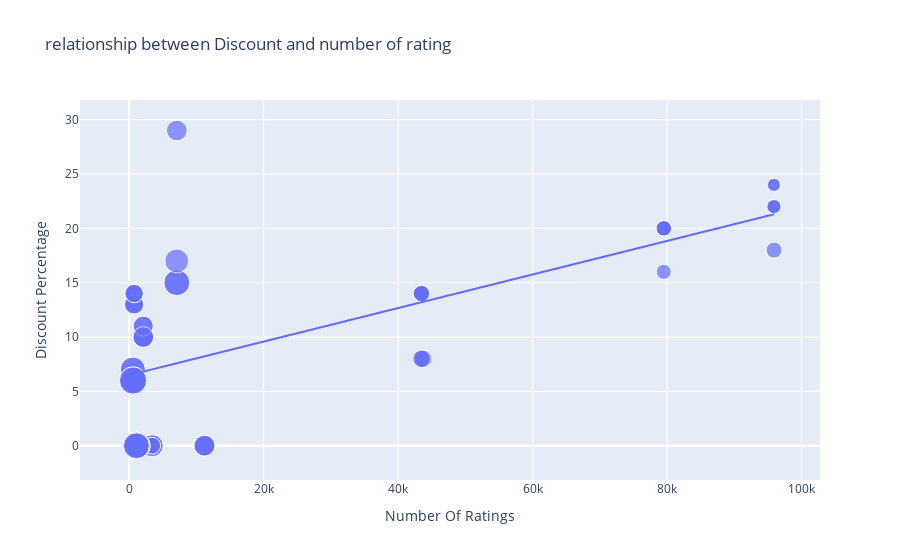

The notebook cell saved with this chart:
### Markdown cell above
# what is the relationship between the discount percentage and the number of ratings of iphones on Flipkart

### Code cell
figure = px.scatter(data_frame = data,x = "Number Of Ratings",y = "Discount Percentage", size = "Sale Price",trendline = "ols",
                    title = " relationship between Discount and number of rating")
figure.show()

### Figure 1 — Plotly figure (JSON) as saved in the notebook; plotly's stock layout.template omitted (floating-point values rounded to 4 significant figures)
{"data": [{"hovertemplate": "Number Of Ratings=%{x}<br>Discount Percentage=%{y}<br>Sale Price=%{marker.size}<extra></extra>", "legendgroup": "", "marker": {"color": "#636efa", "size": [49900, 84900, 84900, 77000, 77000, 49900, 49900, 77000, 89900, 41999, 39999, 41999, 41999, 41999, 131900, 117100, 131900, 117100, 74999, 117900, 117100, 117900, 99900, 44999, 140900, 130900, 64900, 120900, 59900, 75900, 110900, 130900, 120900, 64900, 64900, 75900, 75900, 120900, 59900, 120900, 75900, 140900, 70900, 70900, 75900, 59900, 110900, 120900, 130900, 130900, 54999, 54999, 29999, 34999, 34999, 34999, 54999, 29999, 46999, 46999, 46999, 46999], "sizemode": "area", "sizeref": 352.2, "symbol": "circle"}, "mode": "markers", "name": "", "orientation": "v", "showlegend": false, "type": "scatter", "x": [3431, 3431, 3431, 11202, 11202, 3431, 3431, 11202, 1454, 79512, 79512, 79582, 79512, 79512, 1078, 1078, 1078, 1078, 7088, 7088, 1078, 7088, 7081, 95909, 542, 580, 740, 545, 740, 2101, 545, 580, 580, 730, 730, 2101, 2101, 580, 740, 580, 2092, 545, 2101, 2092, 2101, 740, 545, 580, 580, 580, 43707, 43707, 95807, 95909, 95807, 95909, 43470, 95909, 43470, 43470, 43470, 43470], "xaxis": "x", "y": [0, 0, 0, 0, 0, 0, 0, 0, 0, 20, 16, 20, 20, 20, 0, 0, 0, 0, 29, 15, 0, 15, 17, 18, 6, 6, 13, 6, 14, 10, 7, 6, 6, 13, 13, 10, 10, 6, 14, 6, 10, 6, 11, 11, 10, 14, 7, 6, 6, 6, 8, 8, 24, 22, 22, 22, 8, 24, 14, 14, 14, 14], "yaxis": "y"}, {"hovertemplate": "<b>OLS trendline</b><br>Discount Percentage = 0.000154292 * Number Of Ratings + 6.49233<br>R<sup>2</sup>=0.468988<br><br>Number Of Ratings=%{x}<br>Discount Percentage=%{y} <b>(trend)</b><extra></extra>", "legendgroup": "", "marker": {"color": "#636efa", "symbol": "circle"}, "mode": "lines", "name": "", "showlegend": false, "type": "scatter", "x": [542, 545, 545, 545, 545, 580, 580, 580, 580, 580, 580, 580, 580, 730, 730, 740, 740, 740, 740, 1078, 1078, 1078, 1078, 1078, 1454, 2092, 2092, 2101, 2101, 2101, 2101, 2101, 3431, 3431, 3431, 3431, 3431, 7081, 7088, 7088, 7088, 11202, 11202, 11202, 43470, 43470, 43470, 43470, 43470, 43707, 43707, 79512, 79512, 79512, 79512, 79582, 95807, 95807, 95909, 95909, 95909, 95909], "xaxis": "x", "y": [6.576, 6.576, 6.576, 6.576, 6.576, 6.582, 6.582, 6.582, 6.582, 6.582, 6.582, 6.582, 6.582, 6.605, 6.605, 6.607, 6.607, 6.607, 6.607, 6.659, 6.659, 6.659, 6.659, 6.659, 6.717, 6.815, 6.815, 6.816, 6.816, 6.816, 6.816, 6.816, 7.022, 7.022, 7.022, 7.022, 7.022, 7.585, 7.586, 7.586, 7.586, 8.221, 8.221, 8.221, 13.2, 13.2, 13.2, 13.2, 13.2, 13.24, 13.24, 18.76, 18.76, 18.76, 18.76, 18.77, 21.27, 21.27, 21.29, 21.29, 21.29, 21.29], "yaxis": "y"}], "layout": {"autosize": true, "legend": {"itemsizing": "constant", "tracegroupgap": 0}, "title": {"text": " relationship between Discount and number of rating"}, "xaxis": {"anchor": "y", "autorange": true, "domain": [0, 1], "range": [-6750.0, 102400.0], "title": {"text": "Number Of Ratings"}, "type": "linear"}, "yaxis": {"anchor": "x", "autorange": true, "domain": [0, 1], "range": [-5.213, 33.41], "title": {"text": "Discount Percentage"}, "type": "linear"}}}
